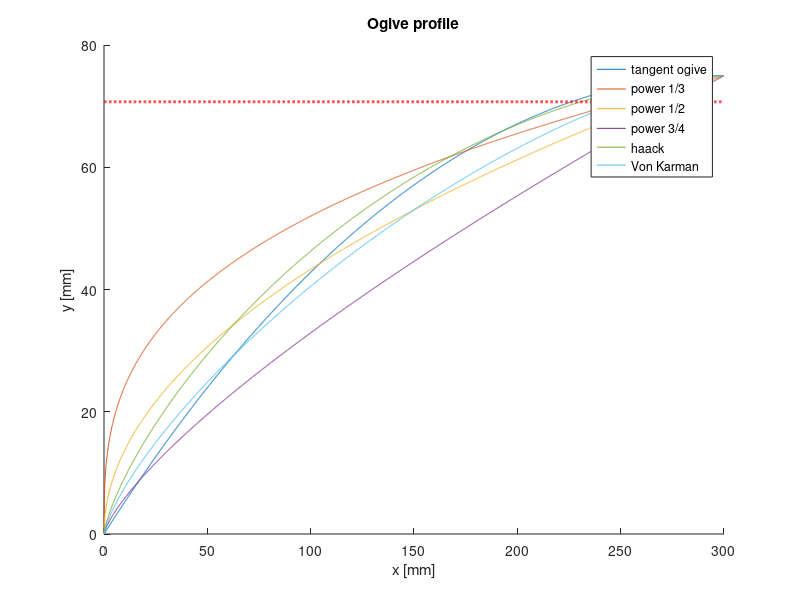

Recreate this plot in MATLAB.
%{
This script plots different ogive shapes to visualize them
it also plots 
%}

close all
clc

%% DATA

l = 300;                % length mm
r = 75;                 % radius mm 
PayloadRad = (100 * sqrt(2)) / 2;   % diagonal del payload mm  

% Tangent ogive

rho = (r^2 + l^2) / (2*r);
y_ogt = @(x)  sqrt( rho^2 - (l-x).^2 ) + r - rho ;

% % Secant ogive
% 
% rho_s = rho - rho * (20/100);
% alpha = acos( sqrt(l^2 + r^2) / (2*rho_s) ) - atan(r/l); 
% y_ogs = @(x) sqrt( rho_s^2 - (rho_s*cos(alpha) - x ).^2 ) - rho_s*sin(alpha);

% % Parabolic 
% 
% k=1;
% y_par = @(x) r * ( (2*(x./l) - k*(x./l).^2 ) / ( 2 - k) );

% Power series 

n = 1/3;
y_pow1 = @(x) r * (x./l).^n;
n = 1/2;
y_pow2 = @(x) r * (x./l).^n;
n = 3/4;
y_pow3 = @(x) r * (x./l).^n;

% haack series 

C = 1/3;
y_hak = @(x) ( r/sqrt(pi) ) * sqrt( acos( 1- ( (2*x)./l ) ) - ( sin(2*acos( 1- ( (2*x)./l ) )) ./ 2 ) + C*sin(acos( 1- ( (2*x)./l ) )).^3 );

% von Karman 

C = 0;
y_kar = @(x) ( r/sqrt(pi) ) * sqrt( acos( 1- ( (2*x)./l ) ) - ( sin(2*acos( 1- ( (2*x)./l ) )) ./ 2 ) + C*sin(acos( 1- ( (2*x)./l ) )).^3 );

%% Evaluation  

x = 0:0.1:l;

figure()
hold on 

plot(x,y_ogt(x));
% plot(x,y_ogs(x));
% plot(x,y_par(x));
plot(x,y_pow1(x));
plot(x,y_pow2(x));
plot(x,y_pow3(x));
plot(x,y_hak(x));
plot(x,y_kar(x));
plot(x,ones(1,length(x))*PayloadRad,'--r','LineWidth',2);
s = {'tangent ogive'; 'power 1/3'; 'power 1/2';'power 3/4' ;'haack'; 'Von Karman'};
legend(s); title('Ogive profile'); xlabel('x [mm]'); ylabel('y [mm]')

